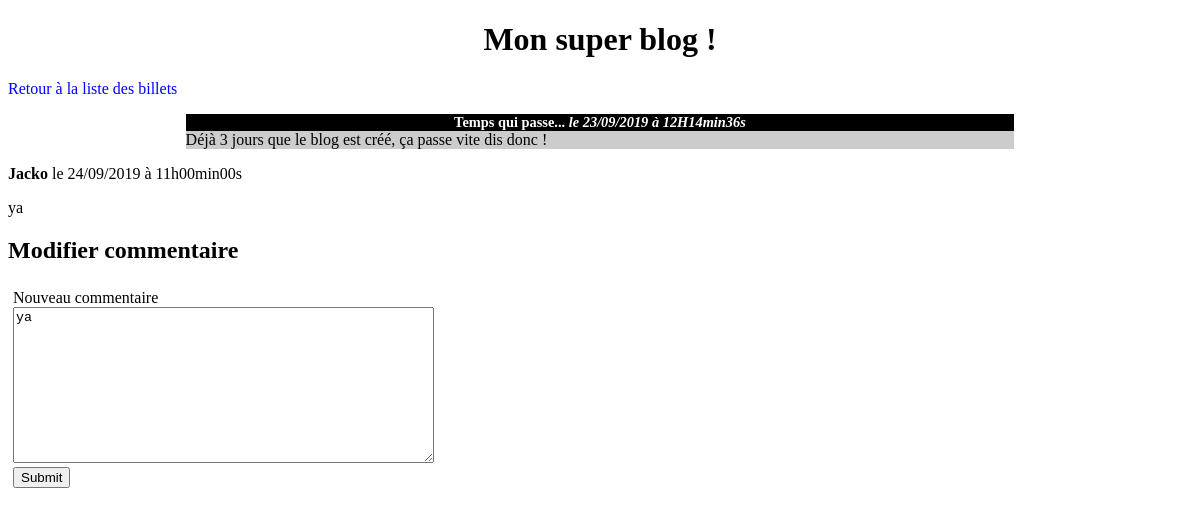
The page /index.php?action=comment&id=2&comment_id=2 on the database its author committed.
### tables this page shows
CREATE TABLE IF NOT EXISTS `posts` (
  `id` int(11) NOT NULL AUTO_INCREMENT,
  `title` varchar(255) NOT NULL,
  `content` text NOT NULL,
  `creation_date` datetime NOT NULL,
  PRIMARY KEY (`id`)
);

CREATE TABLE IF NOT EXISTS `comments` (
  `id` int(11) NOT NULL AUTO_INCREMENT,
  `post_id` int(11) NOT NULL,
  `author` varchar(255) NOT NULL,
  `comment` text NOT NULL,
  `comment_date` datetime NOT NULL,
  PRIMARY KEY (`id`)
);

### controller/controller.php (called while the page is built, shortened)
<?php
require_once('model/PostManager.php');
require_once('model/CommentManager.php');
function comment() {
	$postManager = new PostManager();
	$commentManager = new CommentManager();
	$post = $postManager->getPost($_GET['id']);
	$comment = $commentManager->getComment($_GET['comment_id']);
	require('view/modifyCommentView.php');
}

### model/PostManager.php (called while the page is built, shortened)
<?php
class PostManager extends Manager {
	public function getPost($post_id) {
		$db = $this->dbConnect();
		$request = $db->prepare('SELECT id, title, content, DATE_FORMAT(creation_date, \'%d/%m/%Y à %HH%imin%ss\') AS creation_date_fr FROM posts WHERE id = ?');
		$request->execute(array($post_id));
		$post = $request->fetch();
		return $post;
	}
}

### model/CommentManager.php (called while the page is built, shortened)
<?php
class CommentManager extends Manager {
	public function getComment($comment_id) {
		$db = $this->dbConnect();
		$request = $db->prepare('SELECT id, author, comment, DATE_FORMAT(comment_date, \'%d/%m/%Y à %Hh%imin%ss\') AS comment_date_fr FROM comments WHERE id = ?');
		$request->execute(array($comment_id));
		$comment = $request->fetch();
		return $comment;
	}
}

### view/modifyCommentView.php (the view, shortened to what this page needs)
<h1> Mon super blog ! </h1>
<p> <a href="index.php">Retour à la liste des billets</a> </p>
<div class="news">
	<h3>
		<?= htmlspecialchars($post['title']) ?>
		<em>le <?= $post['creation_date_fr'] ?> </em>
	</h3>
	<p>
		<?= nl2br(htmlspecialchars($post['content'])); ?>
	</p>
</div>
<p> <strong><?= htmlspecialchars(($comment['author'])) ?></strong> le <?= $comment['comment_date_fr'] ?> </p>
	<p> <?= nl2br(htmlspecialchars($comment['comment'])) ?> </p>
<h2> Modifier commentaire </h2>
<form method="post" action="index.php?action=modifyComment&amp;id=<?= $post['id'] ?>&amp;comment_id=<?= $comment['id'] ?>">
	<p>
		<label for="comment">Nouveau commentaire</label> <br />
		<textarea id="comment" name="comment" cols="50" rows="10"><?= $comment['comment'] ?></textarea> <br />
		<input type="submit" />
	</p>
</form>
<?php require('template.php'); ?>

### public/css/style.css (style rules this page uses)
h1, h3 { text-align:center; }
h3 { background-color:black; color:white; font-size:0.9em; margin-bottom:0px; }
.news p { background-color:#CCCCCC; margin-top:0px; }
.news { width:70%; margin:auto; }
a { text-decoration: none; color: blue; }
form p { padding: 5px; }

### rows shown on the page
posts: title "Temps qui passe...", content "Déjà 3 jours que le blog est créé, ça passe vite dis donc !"
comments: author "Jacko", comment "ya"

### other values the page prints
$post['creation_date_fr'] "23/09/2019 à 12H14min36s"
$comment['comment_date_fr'] "24/09/2019 à 11h00min00s"
